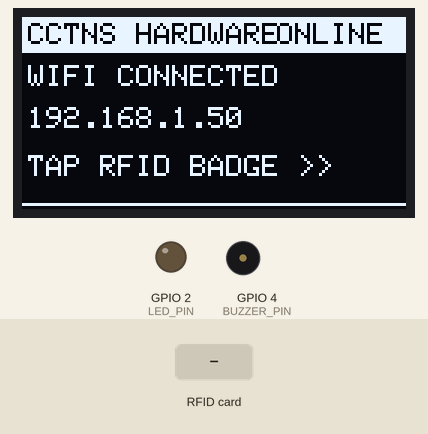
This sketch was run on a simulated ESP32. On the bench: 128×64 one-colour display, output pins drawn as LEDs (lit = HIGH), buzzer (waves = sounding, pin HIGH). Inputs (shaded band) come from the test bench. WiFi joins after 1.5 s; servers stay silent unless stated; uploads are accepted with an empty reply; what the sketch prints to the serial monitor is not drawn.

Above: at 3.0 s.
3.1 s: RFID card 5E 7A 19 C4 held to the reader
At 3.37 s:
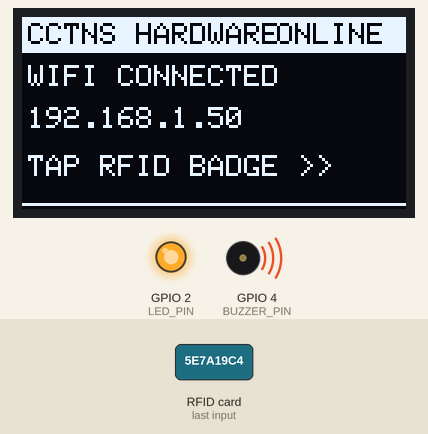
At 4.6 s:
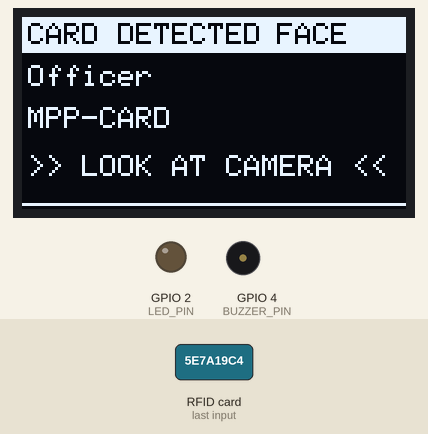
Timing chart, 0 to 6.1 s (numbered marks = the images above; inputs shaded):
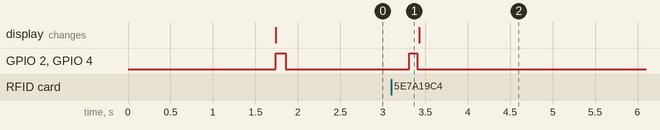

The sketch:

esp32_firmware.ino
```cpp
/**
 * ==============================================================================
 * MP POLICE - ABHEDYA CRIME INTELLIGENCE PLATFORM
 * ESP32 + 0.96" I2C OLED (SSD1306) + MFRC522 RFID Reader + CV Biometric Face Model
 * ==============================================================================
 * Firmware Version: 3.0.0 (Air-Gapped Section Lock + RFID Smart Card + Face 2FA)
 *
 * Hardware Architecture:
 *  1. Section Lockdown: CCTNS "Manage Records" section is locked by default.
 *  2. Dual-Factor Unlock:
 *     - Step 1: Physical RFID Smart Card Tap on MFRC522 -> Reads Card UID
 *     - Step 2: Computer Vision Face Scan on terminal webcam -> Parameter match
 *  3. FIR CRUD Re-Authentication: Every Create/Edit/Delete action requires Face Scan.
 *  4. OTP-Free: Pure hardware token + biometric computer vision.
 *
 * Pin Connections:
 * -------------------------------------------------------------
 * 1. 0.96" SSD1306 OLED Display (I2C):
 *    - VCC  -> 3.3V / 5V
 *    - GND  -> GND
 *    - SCL  -> GPIO 22 (ESP32 I2C SCL)
 *    - SDA  -> GPIO 21 (ESP32 I2C SDA)
 *
 * 2. MFRC522 RFID Card Reader (SPI):
 *    - 3.3V -> 3.3V (Do NOT connect to 5V!)
 *    - GND  -> GND
 *    - RST  -> GPIO 27
 *    - SDA/SS -> GPIO 5
 *    - SCK  -> GPIO 18
 *    - MOSI -> GPIO 23
 *    - MISO -> GPIO 19
 *
 * 3. Status Buzzer / LED (Optional):
 *    - BUZZER -> GPIO 4
 *    - GREEN_LED -> GPIO 2
 * ==============================================================================
 */

#include <WiFi.h>
#include <HTTPClient.h>
#include <Wire.h>
#include <SPI.h>
#include <MFRC522.h>
#include <Adafruit_GFX.h>
#include <Adafruit_SSD1306.h>
#include <ArduinoJson.h>

// ---------------- Wi-Fi & Gateway Configuration ----------------
const char* WIFI_SSID     = "MPP_POLICE_SECURE_WIFI";
const char* WIFI_PASSWORD = "PoliceCommand@2026";

// Server Gateway URL running Abhedya Platform
// Replace with your laptop's local IP (e.g. http://192.168.1.100:3000)
const char* SERVER_BASE_URL = "http://192.168.1.100:3000";

// Device Identification
const char* DEVICE_ID = "ESP32-RC522-CV-01";

// ---------------- OLED Configuration ----------------
#define SCREEN_WIDTH 128
#define SCREEN_HEIGHT 64
#define OLED_RESET -1
Adafruit_SSD1306 display(SCREEN_WIDTH, SCREEN_HEIGHT, &Wire, OLED_RESET);

// ---------------- MFRC522 RFID Configuration ----------------
#define SS_PIN  5
#define RST_PIN 27
MFRC522 rfid(SS_PIN, RST_PIN);

// Output Indicator Pins
#define BUZZER_PIN 4
#define LED_PIN 2

// State Tracking
unsigned long lastPollTime = 0;
const unsigned long POLL_INTERVAL = 1500; // Poll server every 1.5s
String lastCardUid = "";
unsigned long lastCardTime = 0;

void beep(int ms = 80) {
  digitalWrite(BUZZER_PIN, HIGH);
  digitalWrite(LED_PIN, HIGH);
  delay(ms);
  digitalWrite(BUZZER_PIN, LOW);
  digitalWrite(LED_PIN, LOW);
}

void renderOLED(const char* header, const char* line1, const char* line2, const char* line3, const char* statusTag = "AIR-GAP") {
  display.clearDisplay();

  // Header bar
  display.fillRect(0, 0, 128, 12, SSD1306_WHITE);
  display.setTextColor(SSD1306_BLACK);
  display.setTextSize(1);
  display.setCursor(2, 2);
  display.print(header);

  // Status tag on top right
  display.setCursor(85, 2);
  display.print(statusTag);

  // Body text
  display.setTextColor(SSD1306_WHITE);
  display.setCursor(2, 16);
  display.print(line1);

  display.setCursor(2, 30);
  display.setTextSize(1);
  display.print(line2);

  display.setCursor(2, 46);
  display.print(line3);

  // Bottom line accent
  display.drawFastHLine(0, 62, 128, SSD1306_WHITE);
  display.display();
}

void setup() {
  Serial.begin(115200);
  pinMode(BUZZER_PIN, OUTPUT);
  pinMode(LED_PIN, OUTPUT);
  digitalWrite(BUZZER_PIN, LOW);
  digitalWrite(LED_PIN, LOW);

  // 1. Initialize OLED (I2C on GPIO 21 SDA, GPIO 22 SCL)
  Wire.begin(21, 22);
  if (!display.begin(SSD1306_SWITCHCAPVCC, 0x3C)) {
    Serial.println(F("SSD1306 allocation failed"));
  } else {
    renderOLED("MP POLICE ABHEDYA", "BOOTING SYSTEM...", "AIR-GAP INITIALIZING", "ESP32 HARDWARE READY", "INIT");
  }

  // 2. Initialize SPI & MFRC522 RFID Reader
  SPI.begin(18, 19, 23, 5); // SCK, MISO, MOSI, SS
  rfid.PCD_Init();
  Serial.println("MFRC522 RFID Reader Initialized!");
  rfid.PCD_DumpVersionToSerial();

  // 3. Connect Wi-Fi
  Serial.print("Connecting to Wi-Fi: ");
  Serial.println(WIFI_SSID);
  WiFi.begin(WIFI_SSID, WIFI_PASSWORD);
  int wifiRetries = 0;
  while (WiFi.status() != WL_CONNECTED && wifiRetries < 15) {
    delay(400);
    Serial.print(".");
    wifiRetries++;
  }

  if (WiFi.status() == WL_CONNECTED) {
    Serial.println("\nWiFi Connected! IP: " + WiFi.localIP().toString());
    renderOLED("CCTNS HARDWARE", "WIFI CONNECTED", WiFi.localIP().toString().c_str(), "TAP RFID BADGE >>", "ONLINE");
    beep(120);
  } else {
    Serial.println("\nWiFi offline. Running local hardware loop.");
    renderOLED("CCTNS OFFLINE", "LOCAL LINK ACTIVE", "CARD SCANNER READY", "TAP RFID BADGE >>", "READY");
  }
}

// Post RFID Card Tap to Backend Server
void sendCardTapToServer(String uid) {
  if (WiFi.status() != WL_CONNECTED) {
    Serial.println("[Offline] Card Tapped: " + uid);
    renderOLED("CARD DETECTED", uid.c_str(), "OFFLINE DEMO MODE", "SCAN FACE ON SCREEN", "2FA");
    beep(80);
    return;
  }

  HTTPClient http;
  String url = String(SERVER_BASE_URL) + "/api/hardware/rfid-tap";
  http.begin(url);
  http.addHeader("Content-Type", "application/json");

  StaticJsonDocument<200> doc;
  doc["cardUid"] = uid;
  doc["deviceId"] = DEVICE_ID;
  String requestBody;
  serializeJson(doc, requestBody);

  int httpCode = http.POST(requestBody);
  if (httpCode == 200) {
    String response = http.getString();
    StaticJsonDocument<512> respDoc;
    deserializeJson(respDoc, response);

    const char* officerName = respDoc["data"]["officer"]["officerName"] | "Officer";
    const char* badgeNumber = respDoc["data"]["officer"]["badgeNumber"] | "MPP-CARD";

    beep(90);
    renderOLED("CARD DETECTED", officerName, badgeNumber, ">> LOOK AT CAMERA <<", "FACE");
    Serial.println("RFID Tap sent to server successfully! Officer: " + String(officerName));
  } else {
    Serial.println("Error sending card tap: " + String(httpCode));
  }
  http.end();
}

// Poll server for live OLED screen buffer and section status
void pollServerStatus() {
  if (WiFi.status() != WL_CONNECTED) return;

  HTTPClient http;
  String url = String(SERVER_BASE_URL) + "/api/hardware/esp32-poll";
  http.begin(url);
  http.addHeader("Content-Type", "application/json");

  StaticJsonDocument<128> reqDoc;
  reqDoc["deviceId"] = DEVICE_ID;
  String reqJson;
  serializeJson(reqDoc, reqJson);

  int httpCode = http.POST(reqJson);
  if (httpCode == 200) {
    String payload = http.getString();
    StaticJsonDocument<512> doc;
    deserializeJson(doc, payload);

    if (doc.containsKey("oled")) {
      const char* h  = doc["oled"]["header"] | "MP POLICE";
      const char* l1 = doc["oled"]["line1"]  | "MANAGE RECORDS";
      const char* l2 = doc["oled"]["line2"]  | "[ LOCKED ]";
      const char* l3 = doc["oled"]["line3"]  | "TAP RFID TO UNLOCK";
      const char* st = doc["oled"]["status"] | "STANDBY";
      renderOLED(h, l1, l2, l3, st);
    }
  }
  http.end();
}

void loop() {
  // 1. Check for physical RFID Card presence on MFRC522 reader
  if (rfid.PICC_IsNewCardPresent() && rfid.PICC_ReadCardSerial()) {
    String cardUid = "";
    for (byte i = 0; i < rfid.uid.size; i++) {
      if (i > 0) cardUid += ":";
      if (rfid.uid.uidByte[i] < 0x10) cardUid += "0";
      cardUid += String(rfid.uid.uidByte[i], HEX);
    }
    cardUid.toUpperCase();

    // Debounce: prevent rapid repeated reads of same card within 2 seconds
    if (cardUid != lastCardUid || (millis() - lastCardTime > 2000)) {
      lastCardUid = cardUid;
      lastCardTime = millis();
      Serial.println("New RFID Card Read: " + cardUid);
      sendCardTapToServer(cardUid);
    }

    rfid.PICC_HaltA();
    rfid.PCD_StopCrypto1();
  }

  // 2. Periodic poll to server for live OLED display updates
  if (millis() - lastPollTime >= POLL_INTERVAL) {
    lastPollTime = millis();
    pollServerStatus();
  }

  delay(50);
}
```

Measured:
- after the input at 3.1 s, GPIO 2 (LED_PIN), GPIO 4 (BUZZER_PIN): LOW → HIGH after 0.21 s, → LOW 0.09 s later
